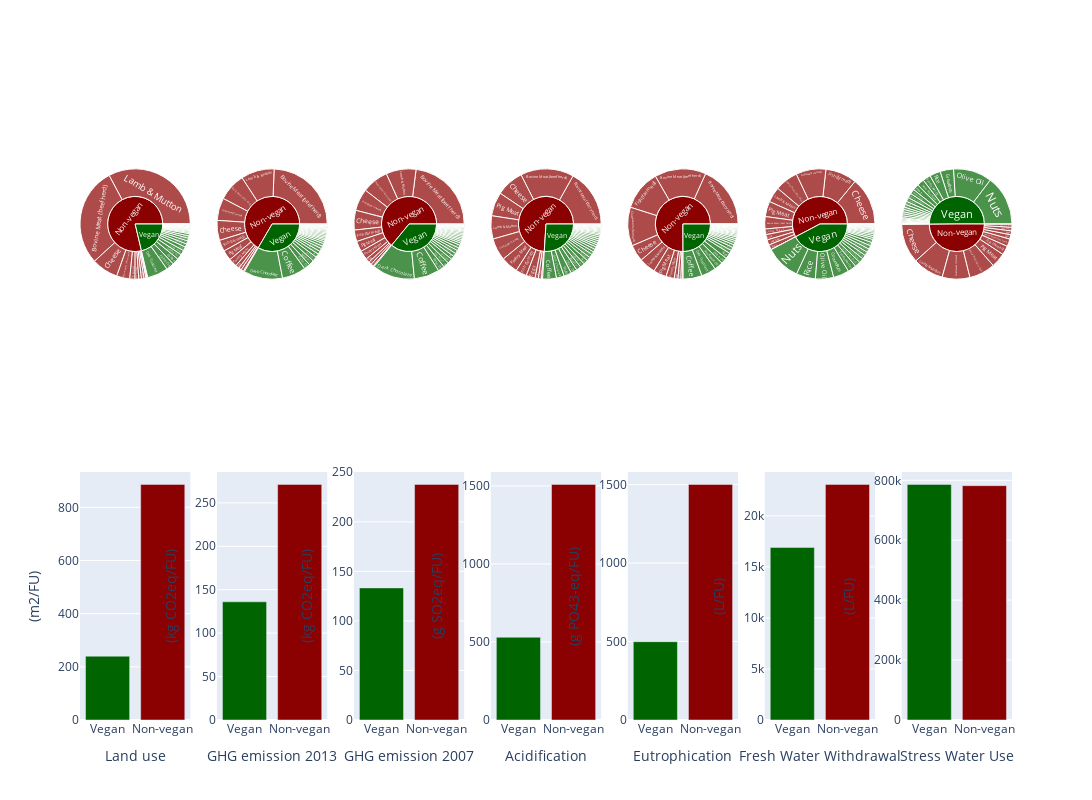

Here is the notebook cell this chart was saved with:
### Markdown cell above
##### Visualisation 2: sunburst charts that show the division of the ecological footprint between vegan and non-vegan products
* Overall meat is the biggest contributor to a large ecological footprint
* Lamb & mutton are the overall biggest contributer
* the non-vegan products have an ecological foot print that is about ten times larger then the vegan products

### Code cell
# Define the data for the bar plots
categories = ['Land use', 'GHG emission 2013', 'GHG emission 2007', 'Acidification', 'Eutrophication', 'Fresh Water Withdrawal', 'Stress Water Use']
vegan_values = [df_vegan_products_land_use["Mean"].sum(),
                df_vegan_products_ghg_2013["Mean.1"].sum(),
                df_vegan_products_ghg_2007["Mean.2"].sum(),
                df_vegan_products_acid["Mean.3"].sum(),
                df_vegan_products_eutro["Mean.4"].sum(),
                df_vegan_products_fresh_water_withdraw["Mean.5"].sum(),
                df_vegan_products_stress_water_use["Mean.6"].sum()]
non_vegan_values = [df_non_vegan_products_land_use["Mean"].sum(),
                    df_non_vegan_products_ghg_2013["Mean.1"].sum(),
                    df_non_vegan_products_ghg_2007["Mean.2"].sum(),
                    df_non_vegan_products_acid["Mean.3"].sum(),
                    df_non_vegan_products_eutro["Mean.4"].sum(),
                    df_non_vegan_products_fresh_water_withdraw["Mean.5"].sum(),
                    df_non_vegan_products_stress_water_use["Mean.6"].sum()]
yaxvalues = ['(m2/FU)', '(kg CO2eq/FU)', '(kg CO2eq/FU)', '(g SO2eq/FU)', '(g PO43-eq/FU)', '(L/FU)', '(L/FU)']

# function to create sunbursts    
def create_sunburst_figure(title, values):
    colors = ['darkgreen', 'darkred'] * 2  
    fig = go.Figure(go.Sunburst(
        labels=labels,
        parents=parents,
        values=values,
        marker=dict(colors=colors),
    ))
    
    fig.update_layout(title=title)
    return fig

labels = ["", "Non-vegan", "Vegan"] + list(df_non_vegan_products["Product"]) + list(df_vegan_products["Product"])
parents = ["", "", ""] + ["Non-vegan"] * len(df_non_vegan_products) + ["Vegan"] * len(df_vegan_products)

# Creating the sunbursts
# Land use
values = [0] * 3 + list(df_non_vegan_products_land_use["Mean"]) + list(df_vegan_products_land_use["Mean"])
data1 = create_sunburst_figure("Land use", values)
# GHG emission 2013
values = [0] * 3 + list(df_non_vegan_products_ghg_2013["Mean.1"]) + list(df_vegan_products_ghg_2013["Mean.1"])
data2 = create_sunburst_figure("GHG emission 2013", values)
# GHG emission 2007
values = [0] * 3 + list(df_non_vegan_products_ghg_2007["Mean.2"]) + list(df_vegan_products_ghg_2007["Mean.2"])
data3 = create_sunburst_figure("GHG emission 2007", values)
# Acidification
values = [0] * 3 + list(df_non_vegan_products_acid["Mean.3"]) + list(df_vegan_products_acid["Mean.3"])
data4 = create_sunburst_figure("Acidification", values)
# Eutrophication
values = [0] * 3 + list(df_non_vegan_products_eutro["Mean.4"]) + list(df_vegan_products_eutro["Mean.4"])
data5 = create_sunburst_figure("Eutrophication", values)
# Fresh Water Withdrawal
values = [0] * 3 + list(df_non_vegan_products_fresh_water_withdraw["Mean.5"]) + list(df_vegan_products_fresh_water_withdraw["Mean.5"])
data6 = create_sunburst_figure("Fresh Water Withdrawal", values)
# Stress Water Use
values = [0] * 3 + list(df_non_vegan_products_stress_water_use["Mean.6"]) + list(df_vegan_products_stress_water_use["Mean.6"])
data7 = create_sunburst_figure("Stress Water Use", values)

# Creating the figure
specs_list1 = []
specs_list2 = []

for i in range(len(categories)):
    specs_list1.append({'type': 'bar'})
for i in range(len(categories)):
    specs_list2.append({"type": "sunburst"})
specs_list = [specs_list2, specs_list1]

fig = make_subplots(rows=2, cols=len(categories), specs=specs_list, vertical_spacing=0.2)

# Creating and adding the bar plots to the figure
for category, vegan_value, non_vegan_value in zip(categories, vegan_values, non_vegan_values):
    fig.add_trace(go.Bar(
        x=['Vegan', 'Non-vegan'],
        y=[vegan_value, non_vegan_value],
        name=category,
        marker_color=['darkgreen', 'darkred']
    ), row=2, col=categories.index(category) + 1)

    fig.update_xaxes(title_text=category, row=2, col=categories.index(category) + 1)
    fig.update_yaxes(title_text=yaxvalues[categories.index(category)], row=2, col=categories.index(category) + 1)

# Adding sunbursts to the figure
fig.add_trace(data1.data[0], row=1, col=1)
fig.add_trace(data2.data[0], row=1, col=2)
fig.add_trace(data3.data[0], row=1, col=3)
fig.add_trace(data4.data[0], row=1, col=4)
fig.add_trace(data5.data[0], row=1, col=5)
fig.add_trace(data6.data[0], row=1, col=6)
fig.add_trace(data7.data[0], row=1, col=7)

fig.update_layout(width = 2250, height=800, showlegend=False)
fig.show()

### Figure 1 — Plotly figure (JSON) as saved in the notebook; plotly's stock layout.template omitted (floating-point values rounded to 4 significant figures)
{"data": [{"marker": {"color": ["darkgreen", "darkred"]}, "name": "Land use", "type": "bar", "x": ["Vegan", "Non-vegan"], "xaxis": "x", "y": [240.1, 886.4], "yaxis": "y"}, {"marker": {"color": ["darkgreen", "darkred"]}, "name": "GHG emission 2013", "type": "bar", "x": ["Vegan", "Non-vegan"], "xaxis": "x2", "y": [136.1, 271.3], "yaxis": "y2"}, {"marker": {"color": ["darkgreen", "darkred"]}, "name": "GHG emission 2007", "type": "bar", "x": ["Vegan", "Non-vegan"], "xaxis": "x3", "y": [133.3, 237.8], "yaxis": "y3"}, {"marker": {"color": ["darkgreen", "darkred"]}, "name": "Acidification", "type": "bar", "x": ["Vegan", "Non-vegan"], "xaxis": "x4", "y": [530.2, 1509.0], "yaxis": "y4"}, {"marker": {"color": ["darkgreen", "darkred"]}, "name": "Eutrophication", "type": "bar", "x": ["Vegan", "Non-vegan"], "xaxis": "x5", "y": [499.0, 1501.0], "yaxis": "y5"}, {"marker": {"color": ["darkgreen", "darkred"]}, "name": "Fresh Water Withdrawal", "type": "bar", "x": ["Vegan", "Non-vegan"], "xaxis": "x6", "y": [16900.0, 23080.0], "yaxis": "y6"}, {"marker": {"color": ["darkgreen", "darkred"]}, "name": "Stress Water Use", "type": "bar", "x": ["Vegan", "Non-vegan"], "xaxis": "x7", "y": [786306, 782100.0], "yaxis": "y7"}, {"domain": {"x": [0, 0.1184], "y": [0.6, 1]}, "labels": ["", "Non-vegan", "Vegan", "Barley (Beer)", "Cane Sugar", "Bovine Meat (beef herd)", "Bovine Meat (dairy herd)", "Lamb & Mutton", "Pig Meat", "Poultry Meat", "Milk", "Cheese", "Eggs", "Fish (farmed)", "Crustaceans (farmed)", "Wheat & Rye (Bread)", "Maize (Meal)", "Oatmeal", "Rice", "Potatoes", "Cassava", "Beet Sugar", "Other Pulses", "Peas", "Nuts", "Groundnuts", "Soymilk", "Tofu", "Soybean Oil", "Palm Oil", "Sunflower Oil", "Rapeseed Oil", "Olive Oil", "Tomatoes", "Onions & Leeks", "Root Vegetables", "Brassicas", "Other Vegetables", "Citrus Fruit", "Bananas", "Apples", "Berries & Grapes", "Wine", "Other Fruit", "Coffee", "Dark Chocolate"], "marker": {"colors": ["darkgreen", "darkred", "darkgreen", "darkred"]}, "parents": ["", "", "", "Non-vegan", "Non-vegan", "Non-vegan", "Non-vegan", "Non-vegan", "Non-vegan", "Non-vegan", "Non-vegan", "Non-vegan", "Non-vegan", "Non-vegan", "Non-vegan", "Vegan", "Vegan", "Vegan", "Vegan", "Vegan", "Vegan", "Vegan", "Vegan", "Vegan", "Vegan", "Vegan", "Vegan", "Vegan", "Vegan", "Vegan", "Vegan", "Vegan", "Vegan", "Vegan", "Vegan", "Vegan", "Vegan", "Vegan", "Vegan", "Vegan", "Vegan", "Vegan", "Vegan", "Vegan", "Vegan", "Vegan"], "type": "sunburst", "values": [0, 0, 0, 1.11, 2.04, 326.2, 43.24, 369.8, 17.36, 12.22, 8.95, 87.79, 6.27, 8.41, 2.97, 3.85, 2.94, 7.6, 2.8, 0.88, 1.81, 1.83, 15.57, 7.46, 12.96, 9.11, 0.66, 3.52, 10.52, 2.42, 17.66, 10.63, 26.31, 0.8, 0.39, 0.33, 0.55, 0.38, 0.86, 1.93, 0.63, 2.41, 1.78, 0.89, 21.62, 68.96]}, {"domain": {"x": [0.1469, 0.2653], "y": [0.6, 1]}, "labels": ["", "Non-vegan", "Vegan", "Barley (Beer)", "Cane Sugar", "Bovine Meat (beef herd)", "Bovine Meat (dairy herd)", "Lamb & Mutton", "Pig Meat", "Poultry Meat", "Milk", "Cheese", "Eggs", "Fish (farmed)", "Crustaceans (farmed)", "Wheat & Rye (Bread)", "Maize (Meal)", "Oatmeal", "Rice", "Potatoes", "Cassava", "Beet Sugar", "Other Pulses", "Peas", "Nuts", "Groundnuts", "Soymilk", "Tofu", "Soybean Oil", "Palm Oil", "Sunflower Oil", "Rapeseed Oil", "Olive Oil", "Tomatoes", "Onions & Leeks", "Root Vegetables", "Brassicas", "Other Vegetables", "Citrus Fruit", "Bananas", "Apples", "Berries & Grapes", "Wine", "Other Fruit", "Coffee", "Dark Chocolate"], "marker": {"colors": ["darkgreen", "darkred", "darkgreen", "darkred"]}, "parents": ["", "", "", "Non-vegan", "Non-vegan", "Non-vegan", "Non-vegan", "Non-vegan", "Non-vegan", "Non-vegan", "Non-vegan", "Non-vegan", "Non-vegan", "Non-vegan", "Non-vegan", "Vegan", "Vegan", "Vegan", "Vegan", "Vegan", "Vegan", "Vegan", "Vegan", "Vegan", "Vegan", "Vegan", "Vegan", "Vegan", "Vegan", "Vegan", "Vegan", "Vegan", "Vegan", "Vegan", "Vegan", "Vegan", "Vegan", "Vegan", "Vegan", "Vegan", "Vegan", "Vegan", "Vegan", "Vegan", "Vegan", "Vegan"], "type": "sunburst", "values": [0, 0, 0, 1.18, 3.2, 99.48, 33.3, 39.72, 12.31, 9.87, 3.15, 23.88, 4.67, 13.63, 26.87, 1.57, 1.7, 2.48, 4.45, 0.46, 1.32, 1.81, 1.79, 0.98, 0.43, 3.23, 0.98, 3.16, 6.32, 7.32, 3.6, 3.77, 5.42, 2.09, 0.5, 0.43, 0.51, 0.53, 0.39, 0.86, 0.43, 1.53, 1.79, 1.05, 28.53, 46.65]}, {"domain": {"x": [0.2939, 0.4122], "y": [0.6, 1]}, "labels": ["", "Non-vegan", "Vegan", "Barley (Beer)", "Cane Sugar", "Bovine Meat (beef herd)", "Bovine Meat (dairy herd)", "Lamb & Mutton", "Pig Meat", "Poultry Meat", "Milk", "Cheese", "Eggs", "Fish (farmed)", "Crustaceans (farmed)", "Wheat & Rye (Bread)", "Maize (Meal)", "Oatmeal", "Rice", "Potatoes", "Cassava", "Beet Sugar", "Other Pulses", "Peas", "Nuts", "Groundnuts", "Soymilk", "Tofu", "Soybean Oil", "Palm Oil", "Sunflower Oil", "Rapeseed Oil", "Olive Oil", "Tomatoes", "Onions & Leeks", "Root Vegetables", "Brassicas", "Other Vegetables", "Citrus Fruit", "Bananas", "Apples", "Berries & Grapes", "Wine", "Other Fruit", "Coffee", "Dark Chocolate"], "marker": {"colors": ["darkgreen", "darkred", "darkgreen", "darkred"]}, "parents": ["", "", "", "Non-vegan", "Non-vegan", "Non-vegan", "Non-vegan", "Non-vegan", "Non-vegan", "Non-vegan", "Non-vegan", "Non-vegan", "Non-vegan", "Non-vegan", "Non-vegan", "Vegan", "Vegan", "Vegan", "Vegan", "Vegan", "Vegan", "Vegan", "Vegan", "Vegan", "Vegan", "Vegan", "Vegan", "Vegan", "Vegan", "Vegan", "Vegan", "Vegan", "Vegan", "Vegan", "Vegan", "Vegan", "Vegan", "Vegan", "Vegan", "Vegan", "Vegan", "Vegan", "Vegan", "Vegan", "Vegan", "Vegan"], "type": "sunburst", "values": [0, 0, 0, 1.18, 3.16, 85.19, 28.79, 32.71, 11.54, 9.82, 2.84, 21.44, 4.6, 12.51, 23.99, 1.58, 1.68, 2.47, 3.81, 0.45, 1.3, 1.8, 1.79, 0.97, 0.37, 3.18, 0.97, 3.14, 6.15, 7.16, 3.59, 3.76, 5.25, 2.01, 0.5, 0.43, 0.51, 0.53, 0.37, 0.86, 0.42, 1.52, 1.76, 1.06, 27.65, 46.28]}, {"domain": {"x": [0.4408, 0.5592], "y": [0.6, 1]}, "labels": ["", "Non-vegan", "Vegan", "Barley (Beer)", "Cane Sugar", "Bovine Meat (beef herd)", "Bovine Meat (dairy herd)", "Lamb & Mutton", "Pig Meat", "Poultry Meat", "Milk", "Cheese", "Eggs", "Fish (farmed)", "Crustaceans (farmed)", "Wheat & Rye (Bread)", "Maize (Meal)", "Oatmeal", "Rice", "Potatoes", "Cassava", "Beet Sugar", "Other Pulses", "Peas", "Nuts", "Groundnuts", "Soymilk", "Tofu", "Soybean Oil", "Palm Oil", "Sunflower Oil", "Rapeseed Oil", "Olive Oil", "Tomatoes", "Onions & Leeks", "Root Vegetables", "Brassicas", "Other Vegetables", "Citrus Fruit", "Bananas", "Apples", "Berries & Grapes", "Wine", "Other Fruit", "Coffee", "Dark Chocolate"], "marker": {"colors": ["darkgreen", "darkred", "darkgreen", "darkred"]}, "parents": ["", "", "", "Non-vegan", "Non-vegan", "Non-vegan", "Non-vegan", "Non-vegan", "Non-vegan", "Non-vegan", "Non-vegan", "Non-vegan", "Non-vegan", "Non-vegan", "Non-vegan", "Vegan", "Vegan", "Vegan", "Vegan", "Vegan", "Vegan", "Vegan", "Vegan", "Vegan", "Vegan", "Vegan", "Vegan", "Vegan", "Vegan", "Vegan", "Vegan", "Vegan", "Vegan", "Vegan", "Vegan", "Vegan", "Vegan", "Vegan", "Vegan", "Vegan", "Vegan", "Vegan", "Vegan", "Vegan", "Vegan", "Vegan"], "type": "sunburst", "values": [0, 0, 0, 6.59, 18.02, 318.8, 343.6, 139.0, 142.7, 102.4, 20.01, 165.5, 53.67, 65.91, 133.1, 13.35, 11.68, 10.68, 27.19, 3.87, 3.42, 12.62, 22.07, 8.49, 45.15, 22.62, 2.6, 6.7, 15.67, 17.52, 27.96, 28.51, 37.58, 17.21, 3.63, 2.9, 8.21, 6.41, 4.04, 6.35, 3.52, 12.29, 12.76, 5.78, 83.14, 46.3]}, {"domain": {"x": [0.5878, 0.7061], "y": [0.6, 1]}, "labels": ["", "Non-vegan", "Vegan", "Barley (Beer)", "Cane Sugar", "Bovine Meat (beef herd)", "Bovine Meat (dairy herd)", "Lamb & Mutton", "Pig Meat", "Poultry Meat", "Milk", "Cheese", "Eggs", "Fish (farmed)", "Crustaceans (farmed)", "Wheat & Rye (Bread)", "Maize (Meal)", "Oatmeal", "Rice", "Potatoes", "Cassava", "Beet Sugar", "Other Pulses", "Peas", "Nuts", "Groundnuts", "Soymilk", "Tofu", "Soybean Oil", "Palm Oil", "Sunflower Oil", "Rapeseed Oil", "Olive Oil", "Tomatoes", "Onions & Leeks", "Root Vegetables", "Brassicas", "Other Vegetables", "Citrus Fruit", "Bananas", "Apples", "Berries & Grapes", "Wine", "Other Fruit", "Coffee", "Dark Chocolate"], "marker": {"colors": ["darkgreen", "darkred", "darkgreen", "darkred"]}, "parents": ["", "", "", "Non-vegan", "Non-vegan", "Non-vegan", "Non-vegan", "Non-vegan", "Non-vegan", "Non-vegan", "Non-vegan", "Non-vegan", "Non-vegan", "Non-vegan", "Non-vegan", "Vegan", "Vegan", "Vegan", "Vegan", "Vegan", "Vegan", "Vegan", "Vegan", "Vegan", "Vegan", "Vegan", "Vegan", "Vegan", "Vegan", "Vegan", "Vegan", "Vegan", "Vegan", "Vegan", "Vegan", "Vegan", "Vegan", "Vegan", "Vegan", "Vegan", "Vegan", "Vegan", "Vegan", "Vegan", "Vegan", "Vegan"], "type": "sunburst", "values": [0, 0, 0, 2.33, 16.92, 301.4, 365.3, 97.13, 76.38, 48.7, 10.65, 98.37, 21.76, 235.1, 227.2, 7.16, 4.03, 11.23, 35.07, 3.48, 0.69, 5.41, 17.08, 7.52, 19.15, 14.14, 1.06, 6.16, 11.69, 10.67, 50.66, 19.19, 37.26, 7.51, 3.24, 1.61, 5.01, 2.27, 2.24, 3.29, 1.45, 6.12, 4.57, 2.43, 110.5, 87.08]}, {"domain": {"x": [0.7347, 0.8531], "y": [0.6, 1]}, "labels": ["", "Non-vegan", "Vegan", "Barley (Beer)", "Cane Sugar", "Bovine Meat (beef herd)", "Bovine Meat (dairy herd)", "Lamb & Mutton", "Pig Meat", "Poultry Meat", "Milk", "Cheese", "Eggs", "Fish (farmed)", "Crustaceans (farmed)", "Wheat & Rye (Bread)", "Maize (Meal)", "Oatmeal", "Rice", "Potatoes", "Cassava", "Beet Sugar", "Other Pulses", "Peas", "Nuts", "Groundnuts", "Soymilk", "Tofu", "Soybean Oil", "Palm Oil", "Sunflower Oil", "Rapeseed Oil", "Olive Oil", "Tomatoes", "Onions & Leeks", "Root Vegetables", "Brassicas", "Other Vegetables", "Citrus Fruit", "Bananas", "Apples", "Berries & Grapes", "Wine", "Other Fruit", "Coffee", "Dark Chocolate"], "marker": {"colors": ["darkgreen", "darkred", "darkgreen", "darkred"]}, "parents": ["", "", "", "Non-vegan", "Non-vegan", "Non-vegan", "Non-vegan", "Non-vegan", "Non-vegan", "Non-vegan", "Non-vegan", "Non-vegan", "Non-vegan", "Non-vegan", "Non-vegan", "Vegan", "Vegan", "Vegan", "Vegan", "Vegan", "Vegan", "Vegan", "Vegan", "Vegan", "Vegan", "Vegan", "Vegan", "Vegan", "Vegan", "Vegan", "Vegan", "Vegan", "Vegan", "Vegan", "Vegan", "Vegan", "Vegan", "Vegan", "Vegan", "Vegan", "Vegan", "Vegan", "Vegan", "Vegan", "Vegan", "Vegan"], "type": "sunburst", "values": [0, 0, 0, 17.1, 620.1, 1451.0, 2714.0, 1803.0, 1796.0, 660, 628.2, 5605.0, 577.7, 3691.0, 3515.0, 647.5, 215.7, 482.4, 2248.0, 59.1, 0, 217.7, 435.7, 396.6, 4134.0, 1852.0, 27.8, 148.6, 414.6, 6.4, 1008.0, 237.7, 2142.0, 369.8, 14.3, 28.4, 119.4, 102.5, 82.7, 114.5, 180.1, 419.6, 78.9, 153.5, 25.9, 540.6]}, {"domain": {"x": [0.8816, 1.0], "y": [0.6, 1]}, "labels": ["", "Non-vegan", "Vegan", "Barley (Beer)", "Cane Sugar", "Bovine Meat (beef herd)", "Bovine Meat (dairy herd)", "Lamb & Mutton", "Pig Meat", "Poultry Meat", "Milk", "Cheese", "Eggs", "Fish (farmed)", "Crustaceans (farmed)", "Wheat & Rye (Bread)", "Maize (Meal)", "Oatmeal", "Rice", "Potatoes", "Cassava", "Beet Sugar", "Other Pulses", "Peas", "Nuts", "Groundnuts", "Soymilk", "Tofu", "Soybean Oil", "Palm Oil", "Sunflower Oil", "Rapeseed Oil", "Olive Oil", "Tomatoes", "Onions & Leeks", "Root Vegetables", "Brassicas", "Other Vegetables", "Citrus Fruit", "Bananas", "Apples", "Berries & Grapes", "Wine", "Other Fruit", "Coffee", "Dark Chocolate"], "marker": {"colors": ["darkgreen", "darkred", "darkgreen", "darkred"]}, "parents": ["", "", "", "Non-vegan", "Non-vegan", "Non-vegan", "Non-vegan", "Non-vegan", "Non-vegan", "Non-vegan", "Non-vegan", "Non-vegan", "Non-vegan", "Non-vegan", "Non-vegan", "Vegan", "Vegan", "Vegan", "Vegan", "Vegan", "Vegan", "Vegan", "Vegan", "Vegan", "Vegan", "Vegan", "Vegan", "Vegan", "Vegan", "Vegan", "Vegan", "Vegan", "Vegan", "Vegan", "Vegan", "Vegan", "Vegan", "Vegan", "Vegan", "Vegan", "Vegan", "Vegan", "Vegan", "Vegan", "Vegan", "Vegan"], "type": "sunburst", "values": [0, 0, 0, 696.4, 16440.0, 34730.0, 119800.0, 141925, 66870.0, 14180.0, 19790.0, 180900.0, 17980.0, 41570.0, 127259, 33390.0, 10860.0, 18790.0, 49580.0, 2754.0, 0, 9493.0, 22480.0, 27950.0, 229900.0, 61800.0, 955.6, 5113.0, 14890.0, 36.2, 36370.0, 10590.0, 177500.0, 5336.0, 932, 929.2, 8455.0, 4911.0, 4663.0, 661.9, 12950.0, 21160.0, 1149.0, 9533.0, 337, 2879.0]}], "layout": {"height": 800, "showlegend": false, "width": 2250, "xaxis": {"anchor": "y", "domain": [0, 0.1184], "title": {"text": "Land use"}}, "xaxis2": {"anchor": "y2", "domain": [0.1469, 0.2653], "title": {"text": "GHG emission 2013"}}, "xaxis3": {"anchor": "y3", "domain": [0.2939, 0.4122], "title": {"text": "GHG emission 2007"}}, "xaxis4": {"anchor": "y4", "domain": [0.4408, 0.5592], "title": {"text": "Acidification"}}, "xaxis5": {"anchor": "y5", "domain": [0.5878, 0.7061], "title": {"text": "Eutrophication"}}, "xaxis6": {"anchor": "y6", "domain": [0.7347, 0.8531], "title": {"text": "Fresh Water Withdrawal"}}, "xaxis7": {"anchor": "y7", "domain": [0.8816, 1.0], "title": {"text": "Stress Water Use"}}, "yaxis": {"anchor": "x", "domain": [0, 0.4], "title": {"text": "(m2/FU)"}}, "yaxis2": {"anchor": "x2", "domain": [0, 0.4], "title": {"text": "(kg CO2eq/FU)"}}, "yaxis3": {"anchor": "x3", "domain": [0, 0.4], "title": {"text": "(kg CO2eq/FU)"}}, "yaxis4": {"anchor": "x4", "domain": [0, 0.4], "title": {"text": "(g SO2eq/FU)"}}, "yaxis5": {"anchor": "x5", "domain": [0, 0.4], "title": {"text": "(g PO43-eq/FU)"}}, "yaxis6": {"anchor": "x6", "domain": [0, 0.4], "title": {"text": "(L/FU)"}}, "yaxis7": {"anchor": "x7", "domain": [0, 0.4], "title": {"text": "(L/FU)"}}}}
